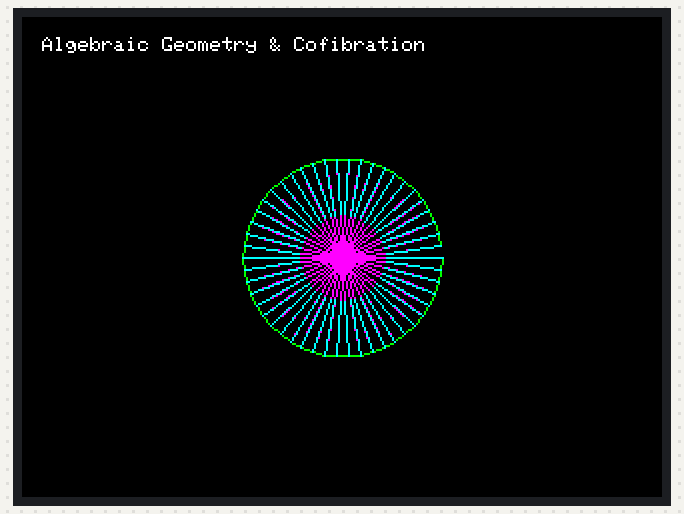
Simulated run of this sketch. Board: ESP32. Parts: 320×240 colour display.

Above: at 0.39 s.
At 2.26 s:
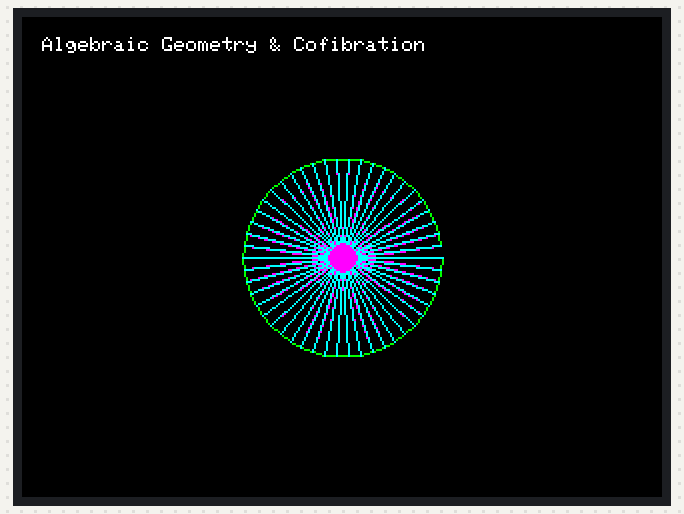
At 4.1 s:
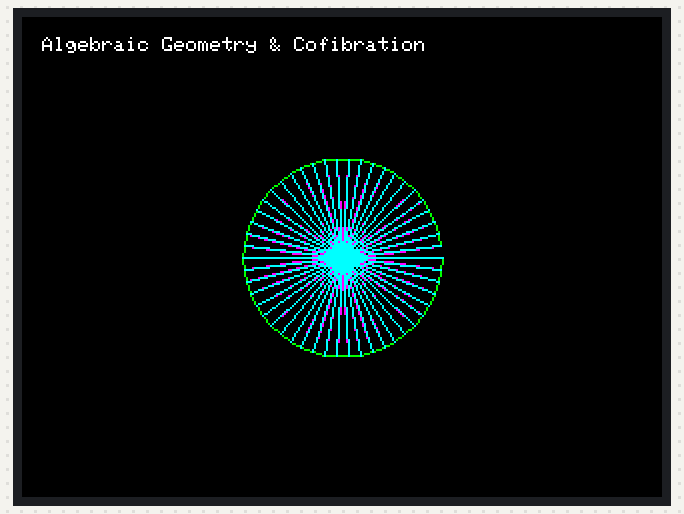
At 8.93 s:
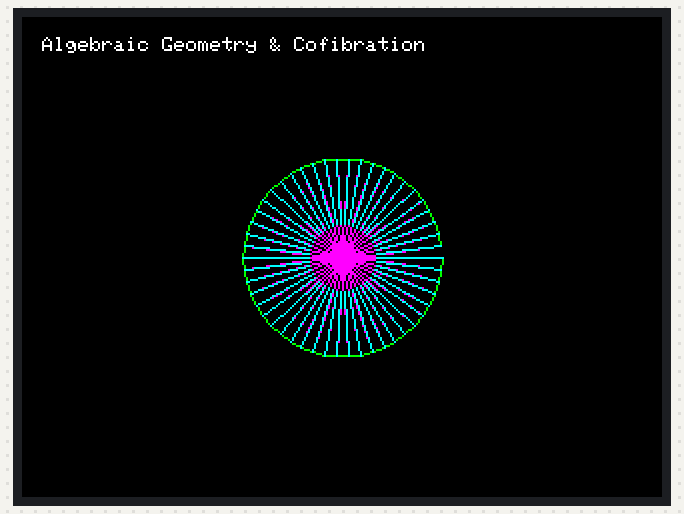
At 13.85 s:
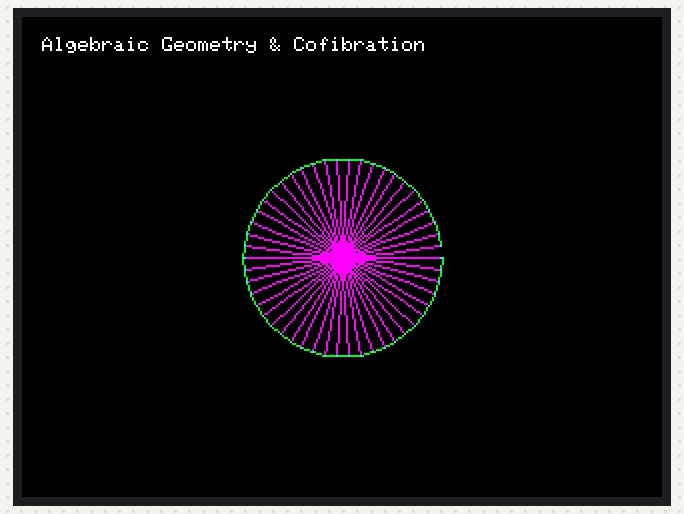
At 19.36 s:
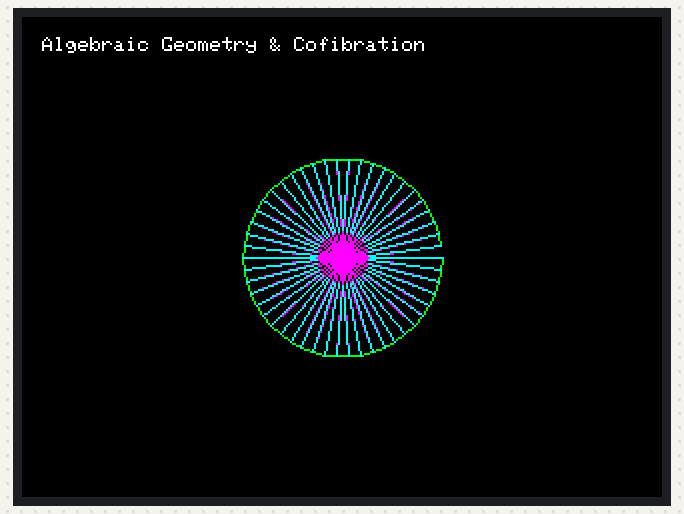

Measured:
- by itself, everything shown: repeats every 18.0 s, in 113 steps
- what the display in image 2 shows lasts 1.7 s, from 4.1 s to 5.8 s

The sketch:

too_simple.ino
```cpp
#include <TFT_eSPI.h>
#include <SPI.h>

TFT_eSPI tft = TFT_eSPI();

// Constants for display
const int SCREEN_WIDTH = 320;
const int SCREEN_HEIGHT = 240;
const int CENTER_X = SCREEN_WIDTH / 2;
const int CENTER_Y = SCREEN_HEIGHT / 2;

// Parameters for visualization
float t = 0.0;  // Time parameter
const float dt = 0.05;  // Time step
const int NUM_POINTS = 50;

// Colors
const uint16_t BACKGROUND = TFT_BLACK;
const uint16_t MAPPING_COLOR = TFT_CYAN;
const uint16_t COFIB_COLOR = TFT_MAGENTA;
const uint16_t SPACE_COLOR = TFT_GREEN;

// Structure to represent a point in projective space
struct ProjectivePoint {
  float x, y, z;
};

void setup() {
  tft.init();
  tft.setRotation(1);  // Landscape
  tft.fillScreen(BACKGROUND);
  tft.setTextColor(TFT_WHITE, BACKGROUND);
}

// Map a point from projective space to screen coordinates
void mapToScreen(float px, float py, float pz, int16_t& sx, int16_t& sy) {
  // Perspective projection
  float scale = 100.0 / (pz + 3.0);
  sx = CENTER_X + (int16_t)(px * scale);
  sy = CENTER_Y + (int16_t)(py * scale);
}

// Generate points on an algebraic curve (elliptic curve example)
ProjectivePoint getCurvePoint(float t) {
  // Parametric form of an elliptic curve: y^2 = x^3 - x
  float x = 2 * cos(t);
  float y = 2 * sin(t);
  return {x, y, 1.0};
}

// Generate points in the cofibration space
ProjectivePoint getCofibrationPoint(float t, float s) {
  // Mapping cylinder construction
  float x = 2 * cos(t) * (1 - s);
  float y = 2 * sin(t) * (1 - s);
  float z = 1.0 + s;
  return {x, y, z};
}

void drawCofibrationSequence() {
  tft.fillScreen(BACKGROUND);

  // Draw title
  tft.setTextSize(1);
  tft.drawString("Algebraic Geometry & Cofibration", 10, 10);

  // Draw base space (elliptic curve)
  for (int i = 0; i < NUM_POINTS; i++) {
    float param = (float)i / NUM_POINTS * 2 * PI;
    ProjectivePoint p = getCurvePoint(param);
    int16_t sx, sy;
    mapToScreen(p.x, p.y, p.z, sx, sy);

    if (i > 0) {
      ProjectivePoint prev = getCurvePoint((float)(i-1) / NUM_POINTS * 2 * PI);
      int16_t prev_sx, prev_sy;
      mapToScreen(prev.x, prev.y, prev.z, prev_sx, prev_sy);
      tft.drawLine(prev_sx, prev_sy, sx, sy, SPACE_COLOR);
    }
  }

  // Draw cofibration space
  for (int i = 0; i < NUM_POINTS; i++) {
    float theta = (float)i / NUM_POINTS * 2 * PI;
    for (int j = 0; j < 5; j++) {
      float s = (float)j / 4.0;
      ProjectivePoint p = getCofibrationPoint(theta, s);
      int16_t sx, sy;
      mapToScreen(p.x, p.y, p.z, sx, sy);

      if (j > 0) {
        ProjectivePoint prev = getCofibrationPoint(theta, (float)(j-1) / 4.0);
        int16_t prev_sx, prev_sy;
        mapToScreen(prev.x, prev.y, prev.z, prev_sx, prev_sy);
        tft.drawLine(prev_sx, prev_sy, sx, sy, COFIB_COLOR);
      }
    }
  }

  // Draw mapping between spaces
  for (int i = 0; i < NUM_POINTS; i++) {
    float param = (float)i / NUM_POINTS * 2 * PI;
    ProjectivePoint base = getCurvePoint(param);
    ProjectivePoint cofib = getCofibrationPoint(param, sin(t) * 0.5 + 0.5);

    int16_t base_sx, base_sy, cofib_sx, cofib_sy;
    mapToScreen(base.x, base.y, base.z, base_sx, base_sy);
    mapToScreen(cofib.x, cofib.y, cofib.z, cofib_sx, cofib_sy);

    tft.drawLine(base_sx, base_sy, cofib_sx, cofib_sy, MAPPING_COLOR);
  }
}

void loop() {
  drawCofibrationSequence();
  t += dt;
  if (t > 2 * PI) t = 0;
  delay(50);
}
```
